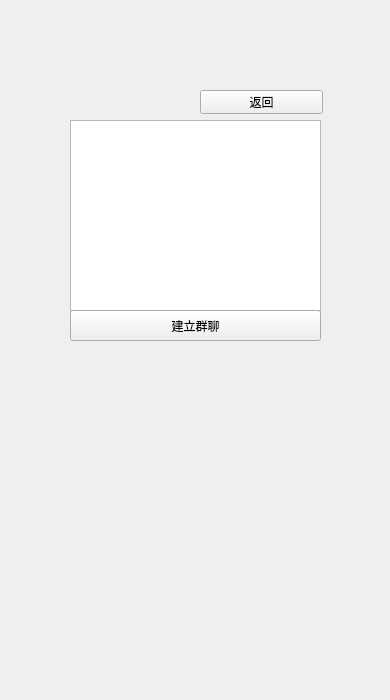
<?xml version="1.0" encoding="UTF-8"?>
<ui version="4.0">
 <class>Set_group</class>
 <widget class="QWidget" name="Set_group">
  <property name="geometry">
   <rect>
    <x>0</x>
    <y>0</y>
    <width>390</width>
    <height>700</height>
   </rect>
  </property>
  <property name="minimumSize">
   <size>
    <width>390</width>
    <height>700</height>
   </size>
  </property>
  <property name="maximumSize">
   <size>
    <width>390</width>
    <height>700</height>
   </size>
  </property>
  <property name="windowTitle">
   <string>Form</string>
  </property>
  <widget class="QListWidget" name="listWidget">
   <property name="geometry">
    <rect>
     <x>70</x>
     <y>120</y>
     <width>251</width>
     <height>191</height>
    </rect>
   </property>
  </widget>
  <widget class="QPushButton" name="btn_setgroup">
   <property name="geometry">
    <rect>
     <x>70</x>
     <y>310</y>
     <width>251</width>
     <height>31</height>
    </rect>
   </property>
   <property name="text">
    <string>建立群聊</string>
   </property>
  </widget>
  <widget class="QPushButton" name="btn_group">
   <property name="geometry">
    <rect>
     <x>200</x>
     <y>90</y>
     <width>123</width>
     <height>24</height>
    </rect>
   </property>
   <property name="sizePolicy">
    <sizepolicy hsizetype="Fixed" vsizetype="Fixed">
     <horstretch>0</horstretch>
     <verstretch>0</verstretch>
    </sizepolicy>
   </property>
   <property name="minimumSize">
    <size>
     <width>123</width>
     <height>24</height>
    </size>
   </property>
   <property name="text">
    <string>返回</string>
   </property>
  </widget>
 </widget>
 <resources/>
 <connections/>
</ui>
